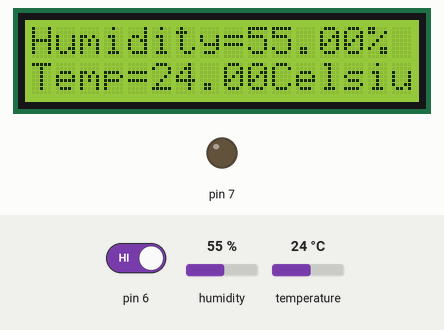
A sketch run on a simulated Arduino Uno, built with avr-gcc and run on an emulated ATmega328P. Parts: 16×2 character LCD, output pins drawn as LEDs (lit = HIGH). The inputs (shaded band) are chosen by the test bench; at power-on: pin 6 HIGH, humidity 55 %, temperature 24 °C.

Above: at 1.2 s.
1.3 s: pin 6 driven LOW
At 3.5 s:
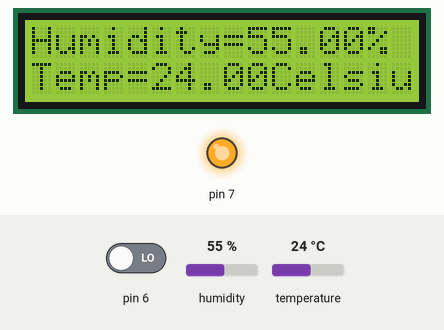
5.9 s: humidity set to 22 %
At 7.6 s:
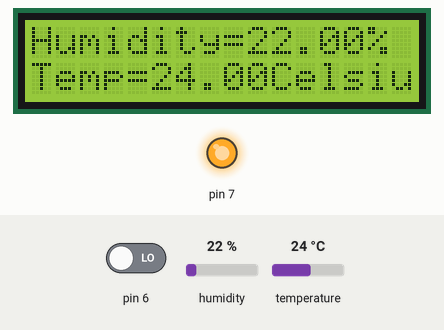
10.1 s: temperature set to 12 °C
At 11.7 s:
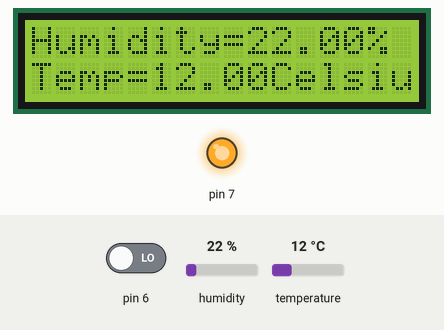
14.4 s: humidity set to 40 %
At 15.7 s:
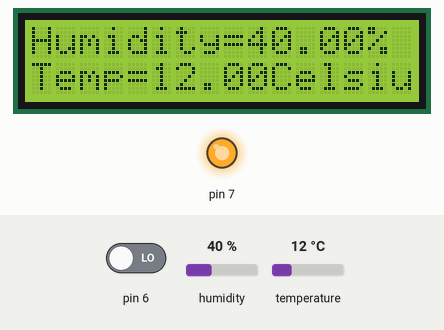
18.7 s: temperature set to 19 °C
At 19.8 s:
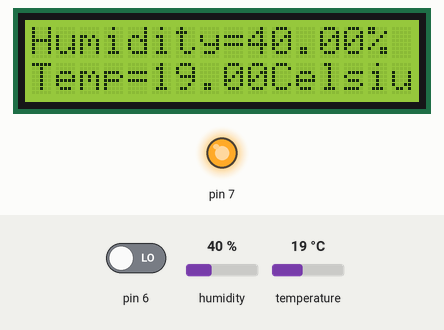
Timing chart, 0 to 21.7 s (numbered marks = the images above; inputs shaded):
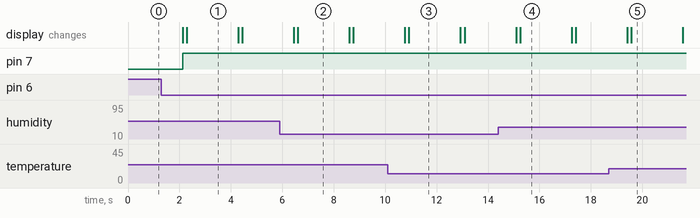

The sketch:

temp_humidity.ino
```cpp
//by Druhi Chakraborty
#include "DHT.h"
#define DHTPIN 4// you  can use
#define DHTTYPE DHT11//#define DHTTYPE DHT21
                     //#define  DHTTYPE DHT22
DHT dht(DHTPIN, DHTTYPE);//you can also use pins 3, 4, 5, 12, 13  or 14
   // Pin 15 can work but DHT must be disconnected during program upload
#include  <LiquidCrystal_I2C.h>
LiquidCrystal_I2C lcd(0x27, 16, 2);
int data;

void setup() {
  pinMode(6,INPUT);
  pinMode(7,OUTPUT);
  dht.begin();// initialize the sensor
 lcd.backlight();// turn on lcd backlight
  lcd.init();// initialize lcd
}
void loop() {
  rain();
 lcd.clear();
   lcd.setCursor(0,0);//  set the cursor on the first row and column
   lcd.print("Humidity=");
   lcd.print((float)dht.readHumidity());//print  the humidity
   lcd.print("%");
   lcd.setCursor(0,1);//set the cursor on  the second row and first column
   lcd.print("Temp=");
   lcd.print((float)dht.readTemperature());//print  the temperature
   lcd.print("Celsius");
   delay(2000);
   lcd.clear();
}
void rain()
{
  data=digitalRead(6);
  if(data==0)
  {
    digitalWrite(7,HIGH);
    delay(100);
  }
  else
  {
    digitalWrite(7,LOW);
  }
}
```

Measured:
- after the input at 1.3 s, pin 7: LOW → HIGH after 0.83 s
- after the input at 5.9 s, the display: first differs from a run without the input after 0.71 s (image 2)
- after the input at 10.1 s, the display: first differs from a run without the input after 0.83 s (image 3)
- after the input at 14.4 s, the display: first differs from a run without the input after 0.85 s (image 4)
- after the input at 18.7 s, the display: first differs from a run without the input after 0.87 s (image 5)
- what the display in image 1 shows lasts 2.0 s, from 2.3 s to 4.3 s
